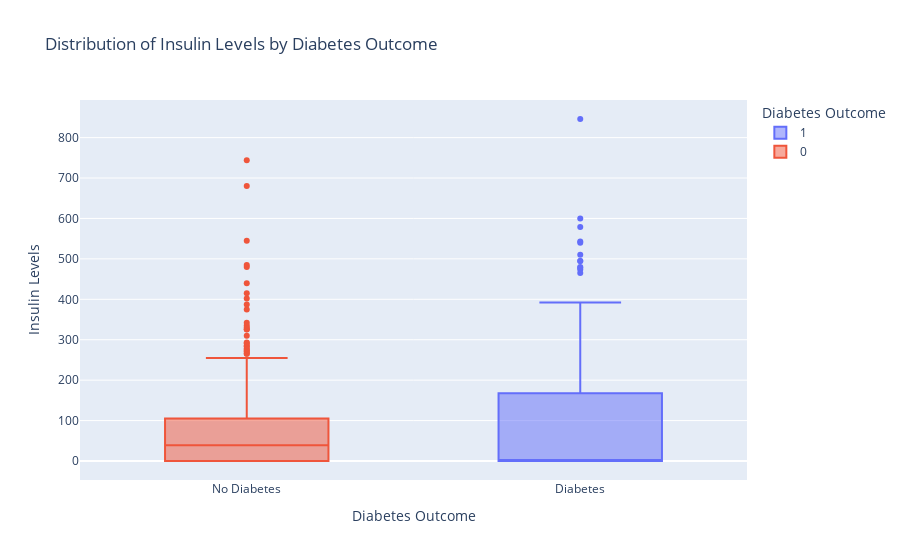

The notebook cell this image was saved under:
### Markdown cell above
This scatter plot shows how glucose levels vary with age for diabetic (Outcome = 1) and non-diabetic (Outcome = 0) individuals.
Diabetic individuals tend to have higher glucose levels across a broad age range.
While younger individuals (under 30) tend to have lower glucose levels, the likelihood of diabetes increases with age, reinforcing that age is a risk factor.

### Code cell
# 7. Box Plot: Comparison of Insulin Levels by Outcome
fig7 = px.box(df, x='Outcome', y='Insulin', color='Outcome',
              title="Distribution of Insulin Levels by Diabetes Outcome",
              labels={'Insulin': 'Insulin Levels', 'Outcome': 'Diabetes Outcome'})
fig7.update_xaxes(ticktext=["No Diabetes", "Diabetes"], tickvals=[0, 1])

### Figure 1 — Plotly figure (JSON) as saved in the notebook; plotly's stock layout.template omitted (floating-point values rounded to 4 significant figures; data arrays with more than 128 entries replaced by an {"elided": "..."} marker saying what was removed)
{"data": [{"alignmentgroup": "True", "hovertemplate": "Diabetes Outcome=%{x}<br>Insulin Levels=%{y}<extra></extra>", "legendgroup": "1", "marker": {"color": "#636efa"}, "name": "1", "notched": false, "offsetgroup": "1", "orientation": "v", "showlegend": true, "type": "box", "x": {"elided": "268 int values"}, "x0": " ", "xaxis": "x", "y": {"elided": "268 int values"}, "y0": " ", "yaxis": "y"}, {"alignmentgroup": "True", "hovertemplate": "Diabetes Outcome=%{x}<br>Insulin Levels=%{y}<extra></extra>", "legendgroup": "0", "marker": {"color": "#EF553B"}, "name": "0", "notched": false, "offsetgroup": "0", "orientation": "v", "showlegend": true, "type": "box", "x": {"elided": "500 int values"}, "x0": " ", "xaxis": "x", "y": {"elided": "500 int values"}, "y0": " ", "yaxis": "y"}], "layout": {"boxmode": "overlay", "legend": {"title": {"text": "Diabetes Outcome"}, "tracegroupgap": 0}, "title": {"text": "Distribution of Insulin Levels by Diabetes Outcome"}, "xaxis": {"anchor": "y", "categoryarray": [1, 0], "categoryorder": "array", "domain": [0, 1], "ticktext": ["No Diabetes", "Diabetes"], "tickvals": [0, 1], "title": {"text": "Diabetes Outcome"}}, "yaxis": {"anchor": "x", "domain": [0, 1], "title": {"text": "Insulin Levels"}}}}
